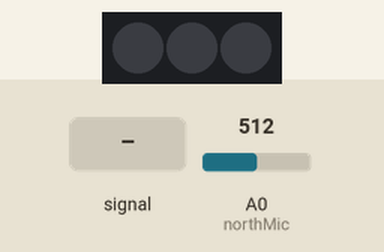
Simulated run of this sketch. Board: Arduino Uno, built with avr-gcc and run on an emulated ATmega328P. Parts: 3 RGB LEDs in strip order, left to right. The test bench sets the inputs (shaded band); at power-on: A0 (northMic) = 512. What the sketch prints to the serial monitor is not drawn.

Above: at 1.2 s.
1.3 s: A0 (northMic) fed a 200 Hz sine of ±255 counts around its level
At 1.43 s:
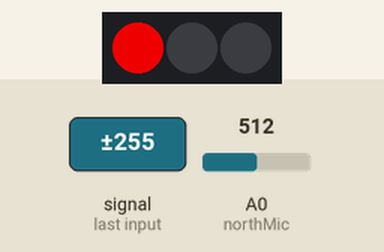
4.3 s: A0 (northMic) set to 65
At 4.53 s:
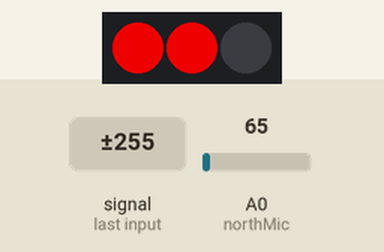
7.3 s: A0 (northMic) set to 57
At 7.34 s:
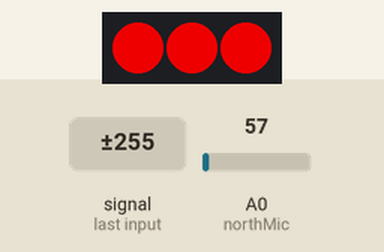
10.3 s: A0 (northMic) set to 122
Timing chart, 0 to 12.0 s (numbered marks = the images above; inputs shaded):
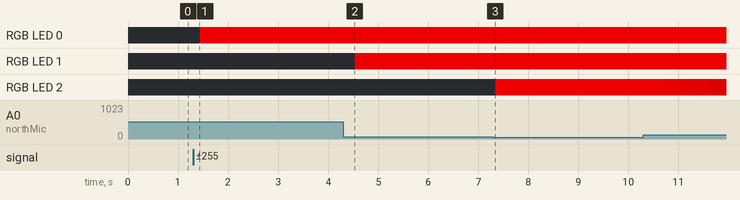

The sketch:

mic_LED_fade.ino
```cpp
#include <Adafruit_NeoPixel.h>


int northMic = A0;
int ledpin = 5;


int northMax;
int eastMax = 0;
int westMax=0;
int southMax = 0;
int pollTime = 200;
int ledRefresh = 50;
int noise = 180;
const byte maxVolDiff = 50; //Maximum difference between two volumes such that they are both considered as loud sounds

int firstLED[8] = {};
int secondLED[8] = {};
int thirdLED[8] = {};

int x;
int y;
int z;


unsigned long time;
unsigned long lastPoll;
unsigned long LedTime;
unsigned long lastRefresh;

Adafruit_NeoPixel strip = Adafruit_NeoPixel(3, ledpin, NEO_GRB + NEO_KHZ800);

void setup() {
  // put your setup code here, to run once:
  pinMode(A0, INPUT);
  Serial.begin(9600);

     //Code to initialise LEDs
    //pinMode(ledPin, OUTPUT);
    strip.begin(); //Initialise LED strip
    strip.show(); //Turn off all LEDs
    strip.clear();

  northMax = 0;
  lastPoll=0;
}

void loop() {
  // put your main code here, to run repeatedly:

    time = millis();
    getMicData();


    if (abs(time - lastPoll) > pollTime){

        int dir = calculateDirection();


        setLED(dir);

        resetMicData();
        lastPoll=time;
    }
    if(abs(time - lastRefresh) > ledRefresh){
    changeLED();
    lastRefresh = time;
    }
}

void getMicData() {
    int north = abs(analogRead(northMic)-512);

    if (north > northMax && north > noise) {
        northMax = north;
    }
    Serial.println(north);

}

void resetMicData(){

    northMax = 0;
}

void setLED(int dir){

    switch(dir){
        case 0:
            if(northMax > 1){
                firstLED[dir] = 100;
            }
            if(northMax > 300){
                secondLED[dir] = 100;
            }
            if(northMax > 450) {
                thirdLED[dir] = 100;
            }
            break;

            default:
            break;
    }

}
void changeLED(){

    for(int i=0; i<8;i++){
        strip.setPixelColor(i*3, strip.Color(firstLED[i]*2,0,0));
        strip.setPixelColor(i*3+1, strip.Color(secondLED[i]*2,0,0));
        strip.setPixelColor(i*3+2, strip.Color(thirdLED[i]*2,0,0));
    }

    for(int i=0;i<8;i++){
        if(firstLED[i] > 0){
            firstLED[i] = firstLED[i] - 1;
        }
        if(secondLED[i] > 0){
            secondLED[i] = secondLED[i] - 1;
        }
        if(thirdLED[i] > 0){
            thirdLED[i] = thirdLED[i] - 1;
        }
    }

    strip.show();

}

int calculateDirection() {
    //Calculate the direction given the data from the mics, outpute a value between 0 (north) and 7 (north west), following the compass in the N, E, S, W order
    int neDiff = abs(northMax - eastMax);
    int nwDiff = abs(northMax - westMax);
    int seDiff = abs(southMax - eastMax);
    int swDiff = abs(southMax - westMax);

    if (neDiff < maxVolDiff && neDiff > westMax && neDiff > southMax) {
        return 1;
    } else if (seDiff < maxVolDiff && seDiff > westMax && seDiff > northMax) {
        return 3;
    } else if (swDiff < maxVolDiff && swDiff > eastMax && swDiff > northMax) {
        return 5;
    } else if (nwDiff < maxVolDiff && nwDiff > eastMax && nwDiff > southMax) {
        return 7;
    } else if (northMax > southMax && northMax > eastMax && northMax > westMax) {
        return 0;
    } else if (eastMax > southMax && eastMax > northMax && eastMax > westMax) {
        return 2;
    } else if (southMax > northMax && southMax > eastMax && southMax > westMax) {
        return 4;
    } else if (westMax > southMax && westMax > eastMax && westMax > northMax) {
        return 6;
    } else {
        return -1; //In case everything is 0 (hence only noise is detected) indicate this with this special value.
    }
}
```

Measured:
- the behaviour switches between 62 and 61 on A0 (northMic) (found by bisection; images 2 and 3)
